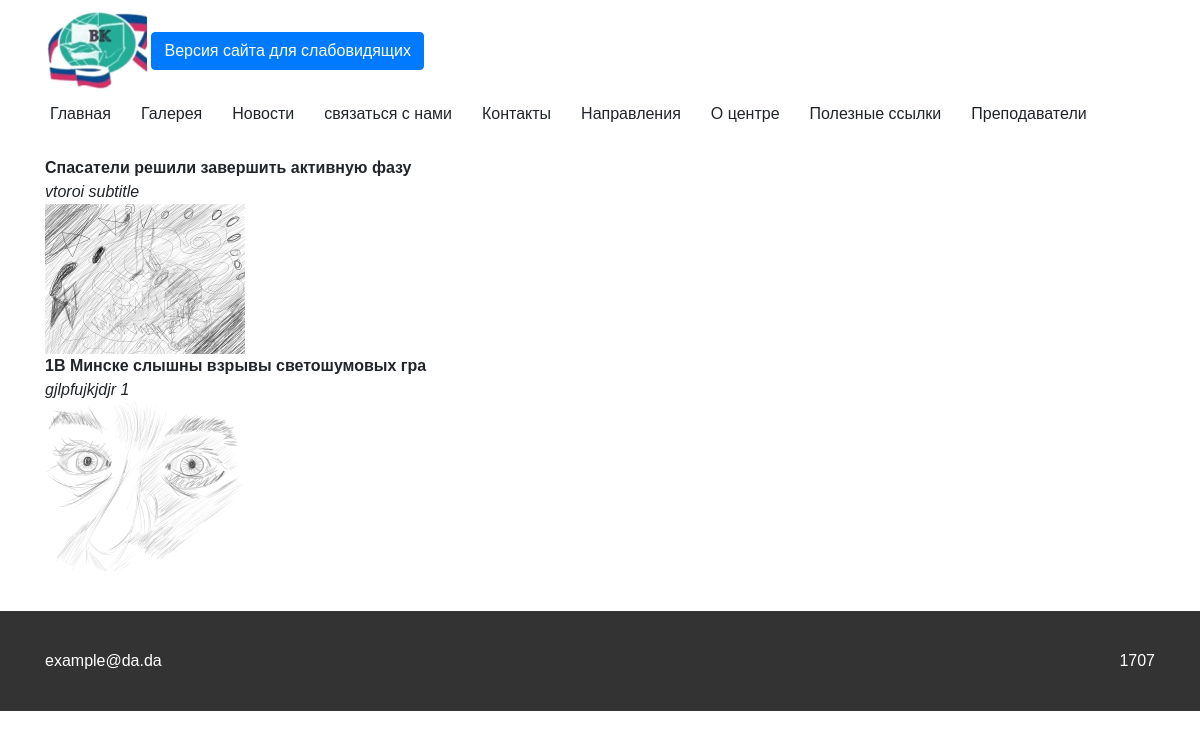
Before: /news/ with the older database file.
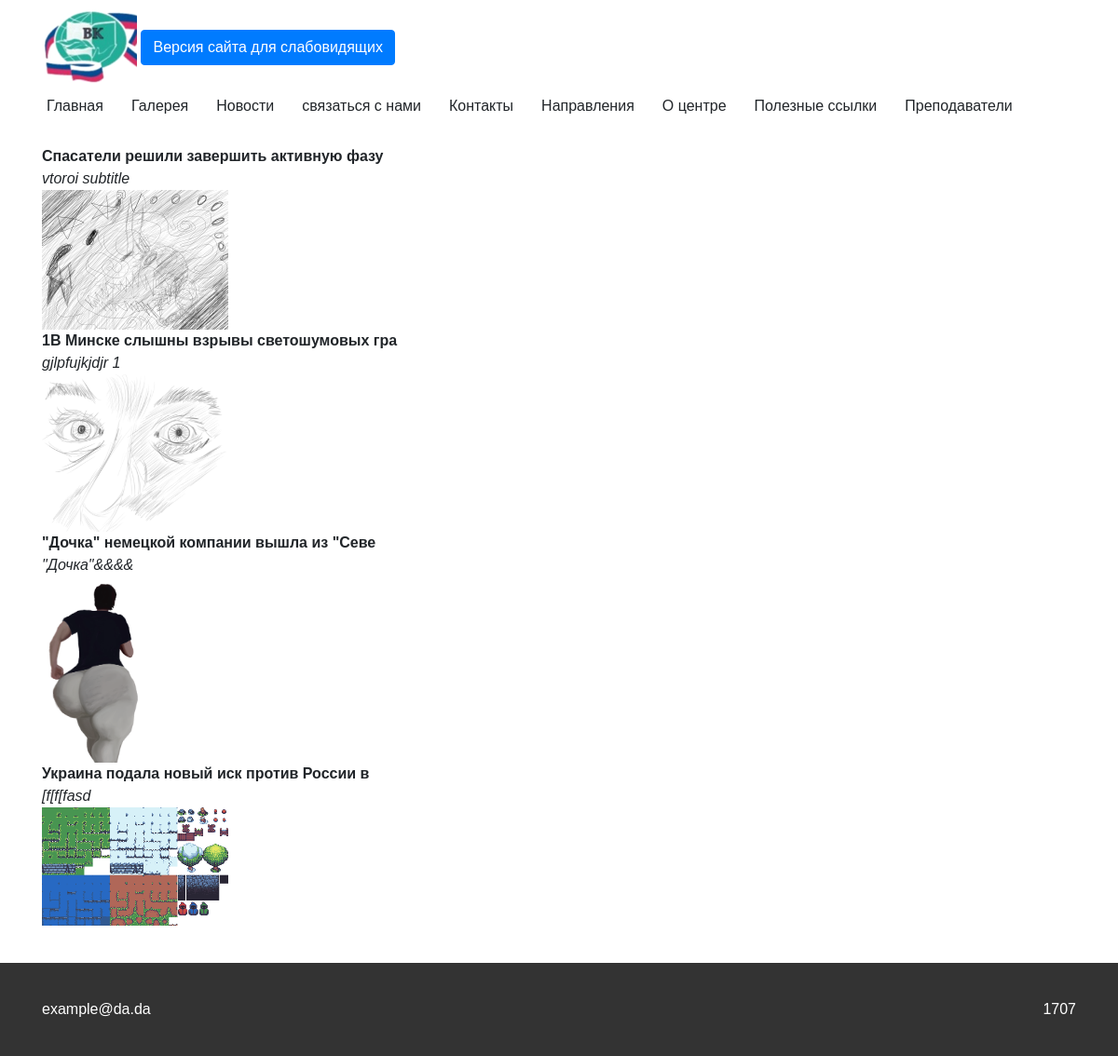
After: the same page with the newer database file.
### main/models.py (models this page shows, shortened)
class InfoPages(models.Model):
    name = models.CharField('название страницы', max_length=40, unique=True)
    content = models.TextField('текст страницы')
    class Meta:
        verbose_name = "дополнительная страница"
        verbose_name_plural = "дополнительные страницы"

### news/models.py (models this page shows, shortened)
class Article(models.Model):
    title = models.CharField('название статьи', max_length=255, unique=True)
    image = models.ImageField('картинка, которая будет показываться в списке статей', upload_to='media/articles', blank=True)
    subtitle = models.CharField('подзаголовок статьи', max_length=340, blank=True)
    content = models.TextField('текст статьи')
    class Meta:
        verbose_name = "новость"
        verbose_name_plural = "новости"

### news/views.py (the view)
# urls.py: path("", views.NewsListView.as_view(), name='News'),
class NewsListView(ListView):
    model = Article
    queryset = Article.objects.all().order_by('id')
    paginate_by = 5
    template_name = 'news_list.html'

### main/context_processor.py (called while the page is built)
def extras(request):
    general = GeneralInfo.objects.get(id=1)
    info_pages = InfoPages.objects.values('name')
    return {'general': general, 'info_pages': info_pages}

### templates/news_list.html (shortened to what this page needs)
{% extends 'base.html' %}
{% block content %}
    <div class="container">
    {% for article in article_list %}
    <a class="article" href="/news/{{ article.id }}">
        <b style="display: block">{{ article.title|safe }}</b>
        <i style="display: block">{{ article.subtitle|safe }}</i>
        {% if article.image %}
            <img style="max-height: 200px; max-width: 200px" src={{ article.image.url }}>
        {% endif %}
    </a>
    {% endfor %}
        <br>
    </div>
{% endblock content %}

### templates/include/header.html
{% load static %}
<header class="header" id="header">
        <div class="container">
            <div class="row align-items-center justify-content-lg-between">
                <div class="col-lg-auto">
                    <a href="/"><img src="{% static "img/VC_Logo 1.png" %}" alt="лого колледжа"  class="logo"></a>
                    <a href="#" class="bvi-open btn btn-primary" title="Версия сайта для слабовидящих">Версия сайта для слабовидящих</a>
                </div>
                <div class="col-lg-auto">
                    <nav class="">
                        <ul class="nav d-flex justify-content-center">
                            <li class="nav__item">
                                <a href="/">Главная</a>
                            </li>
                            <li class="nav__item">
                                <a href="{% url 'Gallery' %}">Галерея</a>
                            </li>
                            <li class="nav__item">
                                <a href="{% url 'News' %}">Новости</a>
                            </li>
                            <li class="nav__item">
                                <a href="{% url 'contact_form' %}">связаться с нами</a>
                            </li>
                            {% for i in info_pages %}
                            <li class="nav__item">
                                <a href="/info/{{ i.name }}">{{ i.name }}</a>
                            </li>
                            {% endfor %}
                        </ul>
                    </nav>
                </div>
            </div>
            </div>
    </header>

Changed rows visible on the page:
added Article: title "\"Дочка\" немецкой компании вышла из \"Севе", subtitle "\"Дочка\"&&&&", image (picture)
added Article: title "Украина подала новый иск против России в", subtitle "[f[f[fasd", image (picture)
